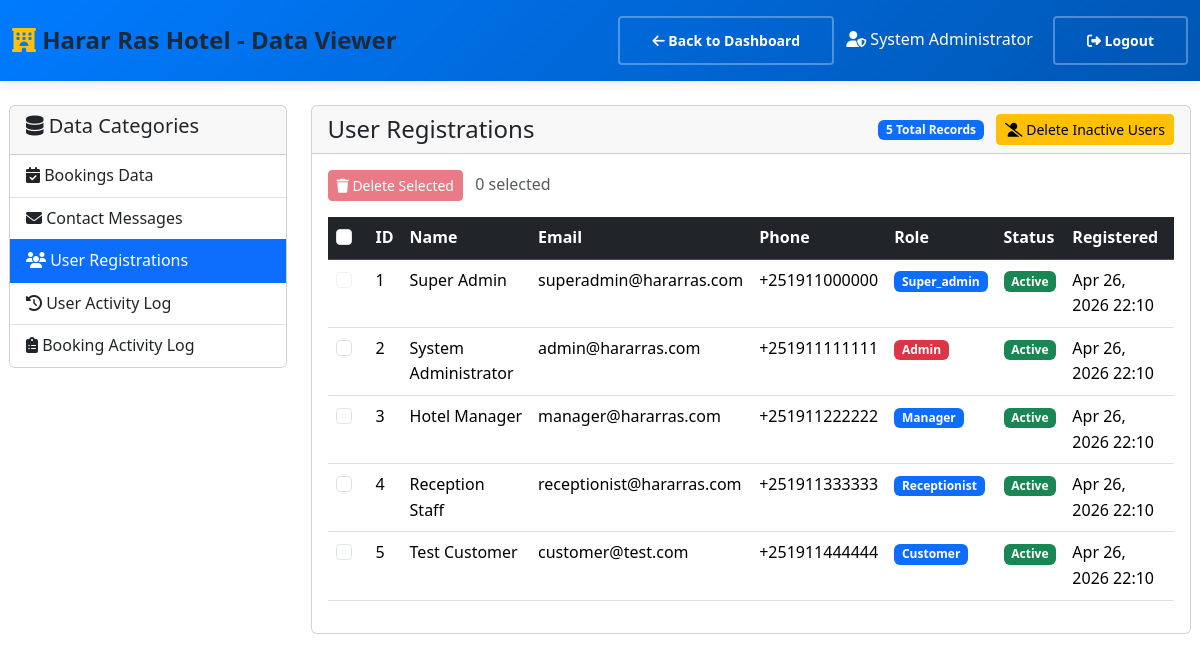
/dashboard/view-data.php?type=users (signed in), run on the app's committed database.
### tables this page shows
CREATE TABLE IF NOT EXISTS users (
    id INT AUTO_INCREMENT PRIMARY KEY,
    first_name VARCHAR(50) NOT NULL,
    last_name VARCHAR(50) NOT NULL,
    username VARCHAR(100) UNIQUE NOT NULL,
    email VARCHAR(100) UNIQUE NOT NULL,
    phone VARCHAR(20),
    password VARCHAR(255) NOT NULL,
    profile_photo VARCHAR(255) DEFAULT NULL,
    address TEXT DEFAULT NULL,
    preferred_language ENUM('en', 'am', 'om') DEFAULT 'en' COMMENT 'en=English, am=Amharic, om=Afan Oromo',
    email_notifications TINYINT(1) DEFAULT 1,
    sms_notifications TINYINT(1) DEFAULT 1,
    booking_reminders TINYINT(1) DEFAULT 1,
    role ENUM('customer', 'receptionist', 'manager', 'admin', 'super_admin') DEFAULT 'customer',
    status ENUM('active', 'inactive', 'suspended') DEFAULT 'active',
    password_changed_at TIMESTAMP NULL,
    last_login TIMESTAMP NULL,
    created_at TIMESTAMP DEFAULT CURRENT_TIMESTAMP,
    updated_at TIMESTAMP DEFAULT CURRENT_TIMESTAMP ON UPDATE CURRENT_TIMESTAMP,
    INDEX idx_email (email),
    INDEX idx_username (username),
    INDEX idx_role (role),
    INDEX idx_language (preferred_language)
);

### dashboard/view-data.php (the view, shortened to what this page needs)
<?php
require_once '../includes/config.php';
require_once '../includes/functions.php';
$data_type = isset($_GET['type']) ? $_GET['type'] : 'bookings';
$page = isset($_GET['page']) ? (int)$_GET['page'] : 1;
$limit = 20;
$offset = ($page - 1) * $limit;
$data = [];
$total_records = 0;
$title = '';
switch ($data_type) {
    case 'users':
        $title = 'User Registrations';
        $query = "SELECT id, first_name, last_name, email, phone, role, status, created_at
                  FROM users ORDER BY created_at DESC LIMIT $limit OFFSET $offset";
        $count_query = "SELECT COUNT(*) as total FROM users";
        break;
}
$result = $conn->query($query);
if ($result) {
    $data = $result->fetch_all(MYSQLI_ASSOC);
}
$count_result = $conn->query($count_query);
if ($count_result) {
    $total_records = $count_result->fetch_assoc()['total'];
}
?>
<!DOCTYPE html>
<html lang="en">
<head>
    <link href="https://cdn.jsdelivr.net/npm/bootstrap@5.3.2/dist/css/bootstrap.min.css" rel="stylesheet">
    <link rel="stylesheet" href="https://cdnjs.cloudflare.com/ajax/libs/font-awesome/6.5.1/css/all.min.css">
    <link rel="stylesheet" href="../assets/css/style.css">
</head>
<body>
    <nav class="navbar navbar-expand-lg navbar-dark" style="background: linear-gradient(135deg, #007bff 0%, #0056b3 100%);">
        <div class="container-fluid">
            <a class="navbar-brand text-white fw-bold" href="../index.php">
                <i class="fas fa-hotel text-warning"></i> Harar Ras Hotel - Data Viewer
            </a>
            <div class="ms-auto">
                <a href="admin.php" class="btn btn-outline-light btn-sm me-2">
                    <i class="fas fa-arrow-left"></i> Back to Dashboard
                </a>
                <span class="text-white me-3">
                    <i class="fas fa-user-shield"></i> <?php echo $_SESSION['user_name']; ?>
                </span>
                <a href="../logout.php" class="btn btn-outline-light btn-sm">
                    <i class="fas fa-sign-out-alt"></i> Logout
                </a>
            </div>
        </div>
    </nav>
    <div class="container-fluid py-4">
        <div class="row">
            <div class="col-md-3">
                <div class="card">
                    <div class="card-header">
                        <h5><i class="fas fa-database"></i> Data Categories</h5>
                    </div>
                    <div class="list-group list-group-flush">
                        <a href="?type=bookings" class="list-group-item list-group-item-action <?php echo $data_type == 'bookings' ? 'active' : ''; ?>">
                            <i class="fas fa-calendar-check"></i> Bookings Data
                        </a>
                        <a href="?type=contacts" class="list-group-item list-group-item-action <?php echo $data_type == 'contacts' ? 'active' : ''; ?>">
                            <i class="fas fa-envelope"></i> Contact Messages
                        </a>
                        <a href="?type=users" class="list-group-item list-group-item-action <?php echo $data_type == 'users' ? 'active' : ''; ?>">
                            <i class="fas fa-users"></i> User Registrations
                        </a>
                        <a href="?type=user_activity" class="list-group-item list-group-item-action <?php echo $data_type == 'user_activity' ? 'active' : ''; ?>">
                            <i class="fas fa-history"></i> User Activity Log
                        </a>
                        <a href="?type=booking_activity" class="list-group-item list-group-item-action <?php echo $data_type == 'booking_activity' ? 'active' : ''; ?>">
                            <i class="fas fa-clipboard-list"></i> Booking Activity Log
                        </a>
                    </div>
                </div>
            </div>
            <div class="col-md-9">
                <div class="card">
                    <div class="card-header d-flex justify-content-between align-items-center">
                        <h4 class="mb-0"><?php echo $title; ?></h4>
                        <div>
                            <span class="badge bg-primary me-2"><?php echo $total_records; ?> Total Records</span>
                            <?php if ($data_type == 'user_activity'): ?>
                            <button type="button" class="btn btn-sm btn-warning me-1" data-bs-toggle="modal" data-bs-target="#deleteOldModal">
                                <i class="fas fa-clock"></i> Delete Old Logs
                            </button>
                            <button type="button" class="btn btn-sm btn-danger" data-bs-toggle="modal" data-bs-target="#clearAllModal">
                                <i class="fas fa-trash-alt"></i> Clear All
                            </button>
                            <?php elseif ($data_type == 'users'): ?>
                            <button type="button" class="btn btn-sm btn-warning" data-bs-toggle="modal" data-bs-target="#deleteInactiveUsersModal">
                                <i class="fas fa-user-slash"></i> Delete Inactive Users
                            </button>
                            <?php endif; ?>
                        </div>
                    </div>
                    <div class="card-body">
                        <?php if (empty($data)): ?>
                        <div class="text-center py-5">
                            <i class="fas fa-inbox fa-3x text-muted mb-3"></i>
                            <h5 class="text-muted">No data found</h5>
                            <p class="text-muted">No records available for this category.</p>
                        </div>
                        <?php else: ?>
                        <?php if ($data_type == 'user_activity'): ?>
                        <form method="POST" id="activityForm">
                            <div class="mb-3">
                                <button type="submit" name="delete_activity_logs" class="btn btn-sm btn-danger" id="deleteSelectedBtn" disabled>
                                    <i class="fas fa-trash"></i> Delete Selected
                                </button>
                                <span class="text-muted ms-2" id="selectedCount">0 selected</span>
                            </div>
                        <?php elseif ($data_type == 'users'): ?>
                        <form method="POST" id="usersForm">
                            <div class="mb-3">
                                <button type="submit" name="delete_users" class="btn btn-sm btn-danger" id="deleteSelectedUsersBtn" disabled>
                                    <i class="fas fa-trash"></i> Delete Selected
                                </button>
                                <span class="text-muted ms-2" id="selectedUsersCount">0 selected</span>
                            </div>
                        <?php endif; ?>
                        <div class="table-responsive">
                            <table class="table table-hover">
                                <thead class="table-dark">
                                    <tr>
                                        <?php if ($data_type == 'bookings'): ?>
                                        <th>ID</th>
                                        <th>Reference</th>
                                        <th>Customer</th>
                                        <th>Room</th>
                                        <th>Check-in</th>
                                        <th>Check-out</th>
                                        <th>Customers</th>
                                        <th>Total Price</th>
                                        <th>Special Requests</th>
                                        <th>Status</th>
                                        <th>Created</th>
                                        <th>Actions</th>
                                        <?php elseif ($data_type == 'users'): ?>
                                        <th style="width: 40px;">
                                            <input type="checkbox" id="selectAllUsers" class="form-check-input">
                                        </th>
                                        <th>ID</th>
                                        <th>Name</th>
                                        <th>Email</th>
                                        <th>Phone</th>
                                        <th>Role</th>
                                        <th>Status</th>
                                        <th>Registered</th>
                                        <?php endif; ?>
                                    </tr>
                                </thead>
                                <tbody>
                                    <?php foreach ($data as $row): ?>
                                    <tr>
                                        <?php if ($data_type == 'bookings'): ?>
                                        <td><?php echo $row['id']; ?></td>
                                        <td><strong><?php echo $row['booking_reference']; ?></strong></td>
                                        <td>
                                            <?php echo htmlspecialchars($row['customer_name'] ?? ''); ?><br>
                                            <small class="text-muted"><?php echo $row['email'] ?? ''; ?></small>
                                        </td>
                                        <td>
                                            <?php
                                            echo htmlspecialchars($row['room_name'] ?? '');
                                            if (!empty($row['room_number'])) {
                                                echo ' <span class="text-muted">(No: ' . htmlspecialchars($row['room_number']) . ')</span>';
                                            }
                                            ?>
                                        </td>
                                        <td><?php echo date('M j, Y', strtotime($row['check_in_date'])); ?></td>
                                        <td><?php echo date('M j, Y', strtotime($row['check_out_date'])); ?></td>
                                        <td><?php echo $row['number_of_guests']; ?></td>
                                        <td><?php echo format_currency($row['total_price']); ?></td>
                                        <td>
                                            <?php if (!empty($row['special_requests'])): ?>
                                            <span class="badge bg-info" title="<?php echo htmlspecialchars($row['special_requests']); ?>">
                                                Has Requests
                                            </span>
                                            <?php else: ?>
                                            <span class="text-muted">None</span>
                                            <?php endif; ?>
                                        </td>
                                        <td>
                                            <span class="badge bg-<?php echo $row['status'] == 'confirmed' ? 'success' : ($row['status'] == 'pending' ? 'warning' : 'secondary'); ?>">
                                                <?php echo ucfirst($row['status']); ?>
                                            </span>
                                        </td>
                                        <td><?php echo date('M j, Y H:i', strtotime($row['created_at'])); ?></td>
                                        <td>
                                            <form method="POST" style="display: inline;" onsubmit="return confirm('Are you sure you want to delete this booking? This action cannot be undone.');">
                                                <input type="hidden" name="delete_booking" value="1">
                                                <input type="hidden" name="booking_id" value="<?php echo $row['id']; ?>">
                                                <button type="submit" class="btn btn-danger btn-sm" title="Delete Booking">
                                                    <i class="fas fa-trash"></i>
                                                </button>
                                            </form>
                                        </td>
                                        <?php elseif ($data_type == 'users'): ?>
                                        <td>
                                            <input type="checkbox" name="user_ids[]" value="<?php echo $row['id']; ?>" class="form-check-input user-checkbox" <?php echo $row['role'] == 'super_admin' ? 'disabled title="Cannot delete Super Admin"' : ''; ?>>
                                        </td>
                                        <td><?php echo $row['id']; ?></td>
                                        <td><?php echo htmlspecialchars(($row['first_name'] ?? '') . ' ' . ($row['last_name'] ?? '')); ?></td>
                                        <td><?php echo htmlspecialchars($row['email'] ?? ''); ?></td>
                                        <td><?php echo htmlspecialchars($row['phone'] ?? ''); ?></td>
                                        <td>
                                            <span class="badge bg-<?php echo $row['role'] == 'admin' ? 'danger' : 'primary'; ?>">
                                                <?php echo ucfirst($row['role'] ?? 'customer'); ?>
                                            </span>
                                        </td>
                                        <td>
                                            <span class="badge bg-<?php echo $row['status'] == 'active' ? 'success' : 'warning'; ?>">
                                                <?php echo ucfirst($row['status'] ?? 'inactive'); ?>
                                            </span>
                                        </td>
                                        <td><?php echo date('M j, Y H:i', strtotime($row['created_at'])); ?></td>
                                        <?php endif; ?>
                                    </tr>
                                    <?php endforeach; ?>
                                </tbody>
                            </table>
                        </div>
                        <?php if ($data_type == 'user_activity' || $data_type == 'booking_activity' || $data_type == 'users'): ?>
                        </form>
                        <?php endif; ?>
                        <?php endif; ?>
                    </div>
                </div>
            </div>
        </div>
    </div>
</body>
</html>

### data on the page
users: id "1", first_name+last_name "Super Admin", email "superadmin@hararras.com", phone "+251911000000", role "Super_admin", status "Active", created_at "Apr 26, 2026 22:10"
users: id "2", first_name+last_name "System Administrator", email "admin@hararras.com", phone "+251911111111", role "Admin", status "Active", created_at "Apr 26, 2026 22:10"
users: id "3", first_name+last_name "Hotel Manager", email "manager@hararras.com", phone "+251911222222", role "Manager", status "Active", created_at "Apr 26, 2026 22:10"
users: id "4", first_name+last_name "Reception Staff", email "receptionist@hararras.com", phone "+251911333333", role "Receptionist", status "Active", created_at "Apr 26, 2026 22:10"
users: id "5", first_name+last_name "Test Customer", email "customer@test.com", phone "+251911444444", role "Customer", status "Active", created_at "Apr 26, 2026 22:10"

### other printed values
$_SESSION['user_name'] "System Administrator"
$title "User Registrations"
$total_records "5"
